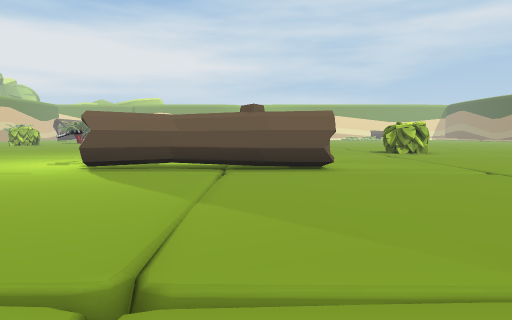
[1] (above)

23 first-person views from a walk through a scene from a Unity 3-D project. The camera is 0.72 m above the floor, tilts 4° down and sees 70° across. The floor is counted in squares, 1 m on a side. Each view is taken from the middle of a square. On the plan, view 1 faces up. The plan holds only what a view shows up to about 11 squares ahead; the rest is blank. The place goes on beyond the plan. The player character is not drawn. Some animated figures are left out.

[2]
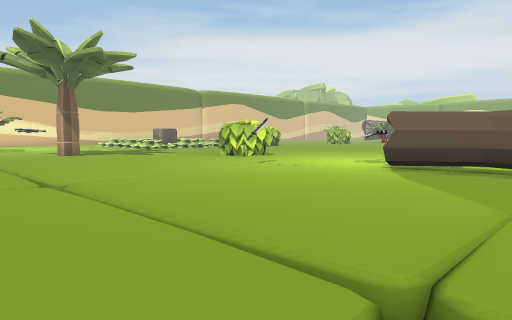

[3]
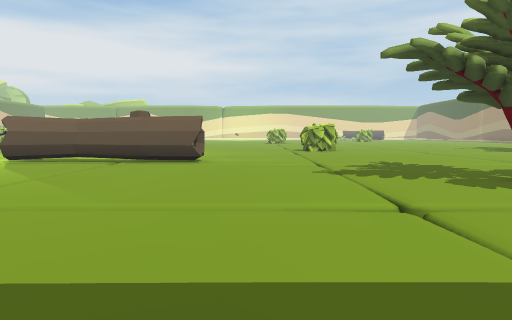

[4]
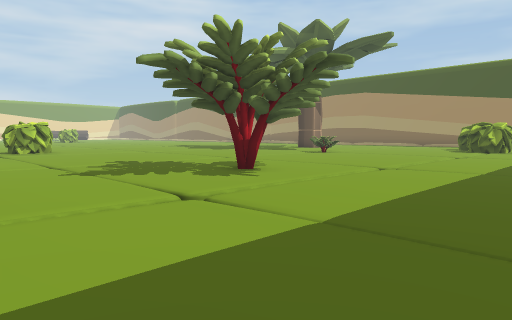

[5]
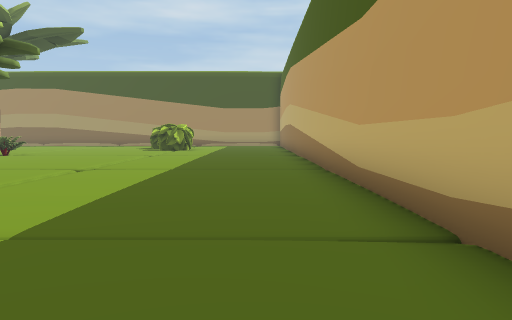

[6]
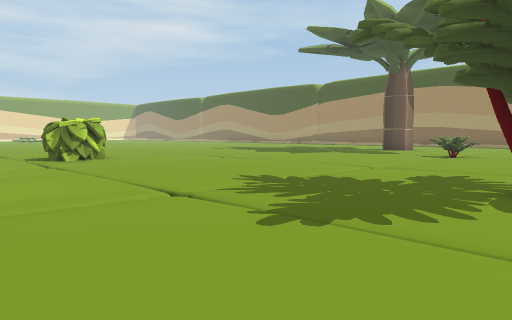

[7]
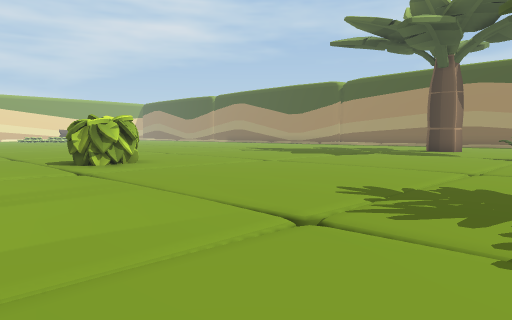

[8]
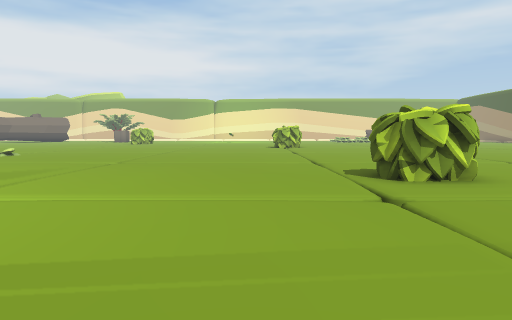

[9]
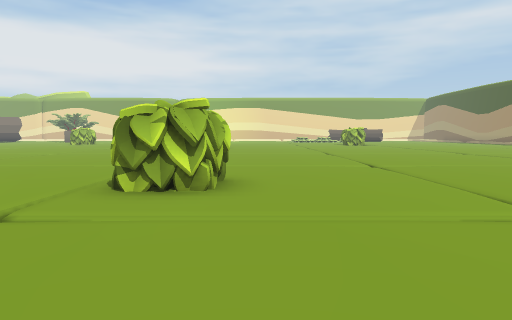

[10]
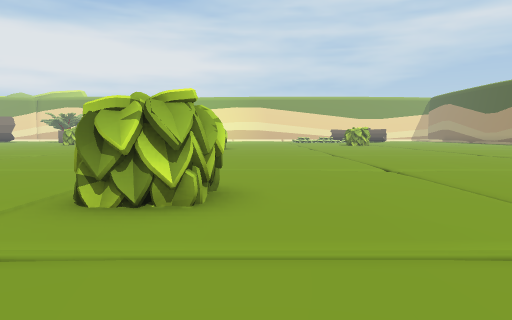

[11]
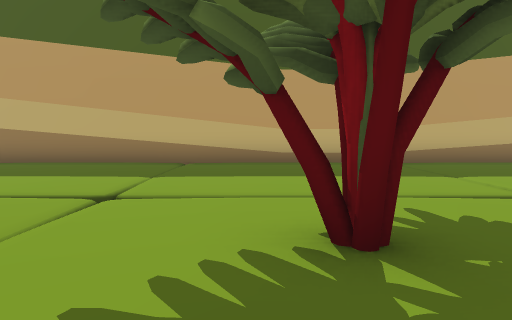

[12]
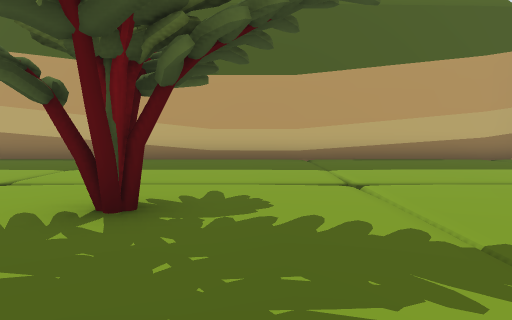

[13]
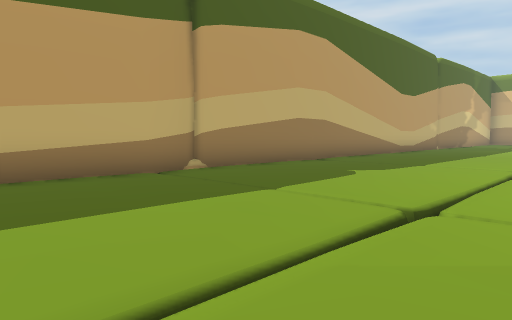

[14]
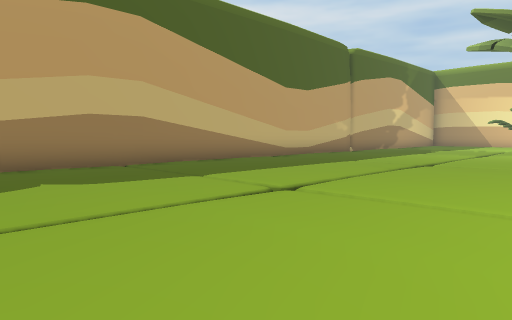

[15]
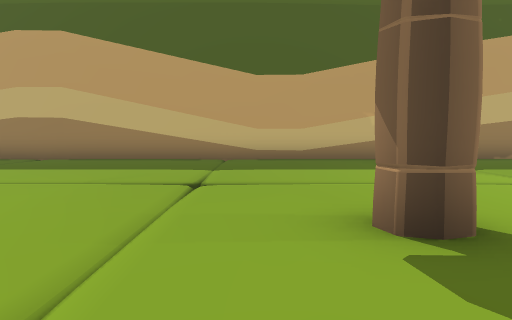

[16]
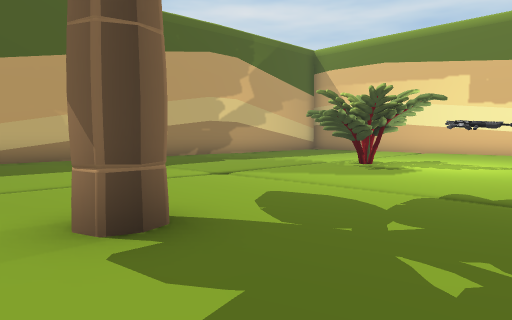

[17]
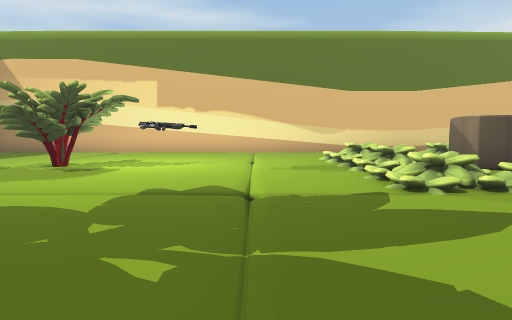

[18]
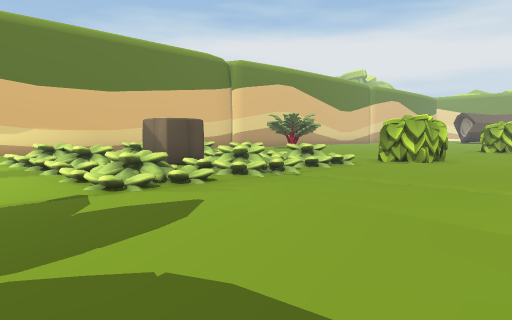

[19]
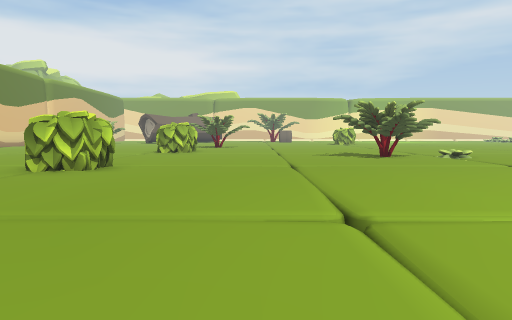

[20]
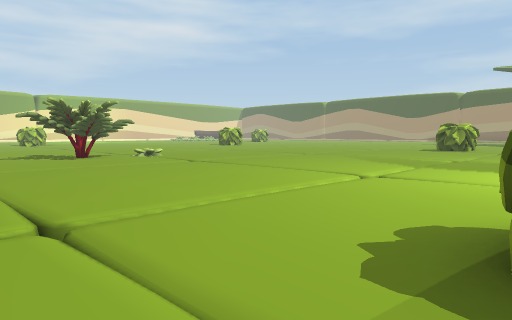

[21]
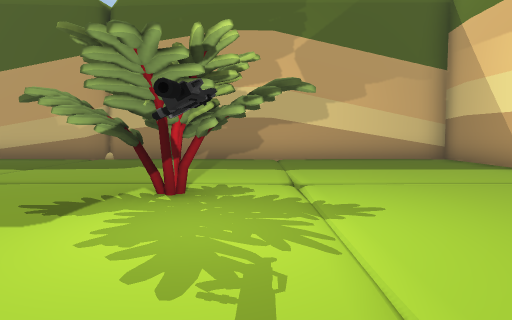

[22]
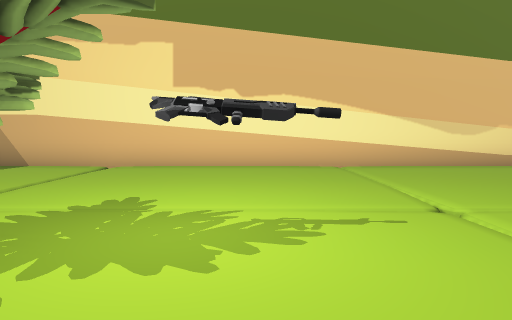

[23]
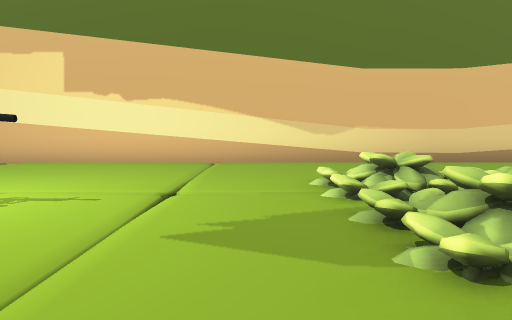

### Floor plan
Points are (right, up) in squares from view 1. A wall is a line through its corners. A room is listed if a view was taken in it or the views show most of it. See-through windows are left out.
Room 1 (views 1, 2, 3, 4, 5, 6, 7, 8, 9, 10, 11, 12, 13, 14, 15, 16, 17, 18, 19, 20, 21, 22, 23)
walls: (-1.5, 7.5) (-3.6, 7.3); (1.6, 7.3) (-1.9, 7.3); (-15.4, 15.9) (-16.2, 16); (-15.2, 16.3) (-16.6, 15.9); (-15.2, 16.5) (-15.4, 16.4); (-15.2, 16.5) (-15.7, 15.9); (-15.2, 16.5) (-16.4, 16.1); (-15.7, 16) (-16.4, 16.3); (-15.7, 16.2) (-15.9, 16); (-15.2, 16.8) (-15.5, 16.2) (-15.4, 16.1) (-15.4, 16.3); (-15, 17.1) (-15.3, 16.8); (-15.1, 17.5) (-15.3, 16.9) (-15.2, 16.4) (-16, 16.1) (-16.2, 16.2); (5.3, 13.7) (5.3, 13.8) (5.1, 14); (5.3, 13.7) (5, 14.5); (-2.4, -3.5) (-1.8, -3.6); (5.6, 13.6) (5.2, 13.7); (5.6, 13.8) (5.1, 13.8); (5.8, 13.7) (5.2, 13.4); (6, 13.3) (4.8, 13.8); (6.1, 13.4) (5.6, 13.3) (5, 14.2); (6.1, 13.4) (5.2, 13.8) (5.1, 14.5); (6.2, 13.5) (6, 13.6) (5.6, 13.3) (5, 13.9); (6.5, 13.5) (5.2, 13.7); (6.5, 13.6) (5.6, 13.3); (6.5, 13.8) (6.3, 13.6) (6.2, 13.4) (5.6, 13.7); (6.5, 13.8) (6.3, 13.6); (6.6, 14.2) (6.2, 13.4); (6.7, 14.5) (6.4, 14.1); (6.7, 14.7) (6.4, 13.7) (5.2, 13.7); (6.9, 14.4) (6.1, 13.5); (-16.7, -3.6) (-16, -3.5); (-17.5, -3.5) (-16.9, -3.6); (-18.3, -3.7) (13.6, -3.4); (-26.4, 14.6) (-26.4, -3.7) (-18.4, -3.7)
low walls: (-9.7, 9.4) (-9.3, 9.7); (0.3, 7.4) (-1.8, 7.6); (-15.2, 16.4) (-15.7, 16); (-16.4, 16.1) (-16.8, 16.3); (5.8, 13.3) (5.2, 13.8)
objects: tree (-21, 2) to (-19, 3); rifle (-21, 4) to (-21, 5); block (-20, 11) to (-19, 12); tree (-8, 20) to (-7, 21); other object (-5, 9); tree (7, 3) to (8, 4)

Where each view was taken, in squares from view 1:
view 1: 0 up, 0 right, facing up
view 2: 0 up, 0 right, facing up-left
view 3: 2 down, 3 right, facing up
view 4: 2 down, 2 right, facing up-right
view 5: 2 down, 2 right, facing right
view 6: 3 up, 2 right, facing up-right
view 7: 5 up, 2 right, facing up-right
view 8: 8 up, 3 right, facing up
view 9: 9 up, 7 right, facing up
view 10: 10 up, 7 right, facing up
view 11: 6 up, 8 right, facing down
view 12: 7 up, 6 right, facing down
view 13: 3 up, 3 right, facing down-left
view 14: 5 up, 2 left, facing down-left
view 15: 7 up, 12 left, facing down
view 16: 7 up, 12 left, facing down-left
view 17: 7 up, 12 left, facing left
view 18: 7 up, 12 left, facing up-left
view 19: 9 up, 12 left, facing up
view 20: 9 up, 12 left, facing up-right
view 21: 7 up, 21 left, facing down
view 22: 5 up, 18 left, facing left
view 23: 8 up, 17 left, facing left
